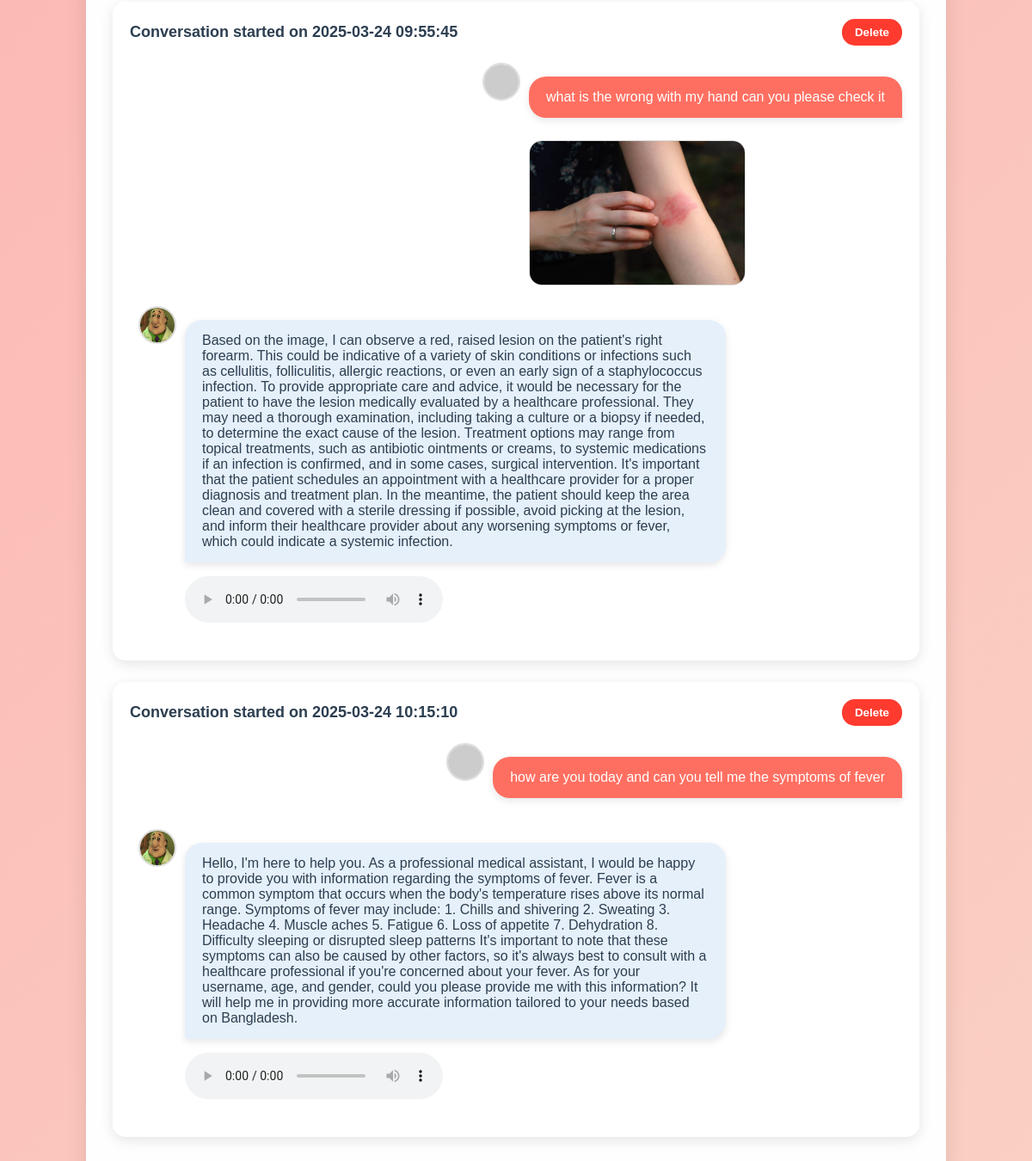
The app's page /history (signed in, lower part), older data.
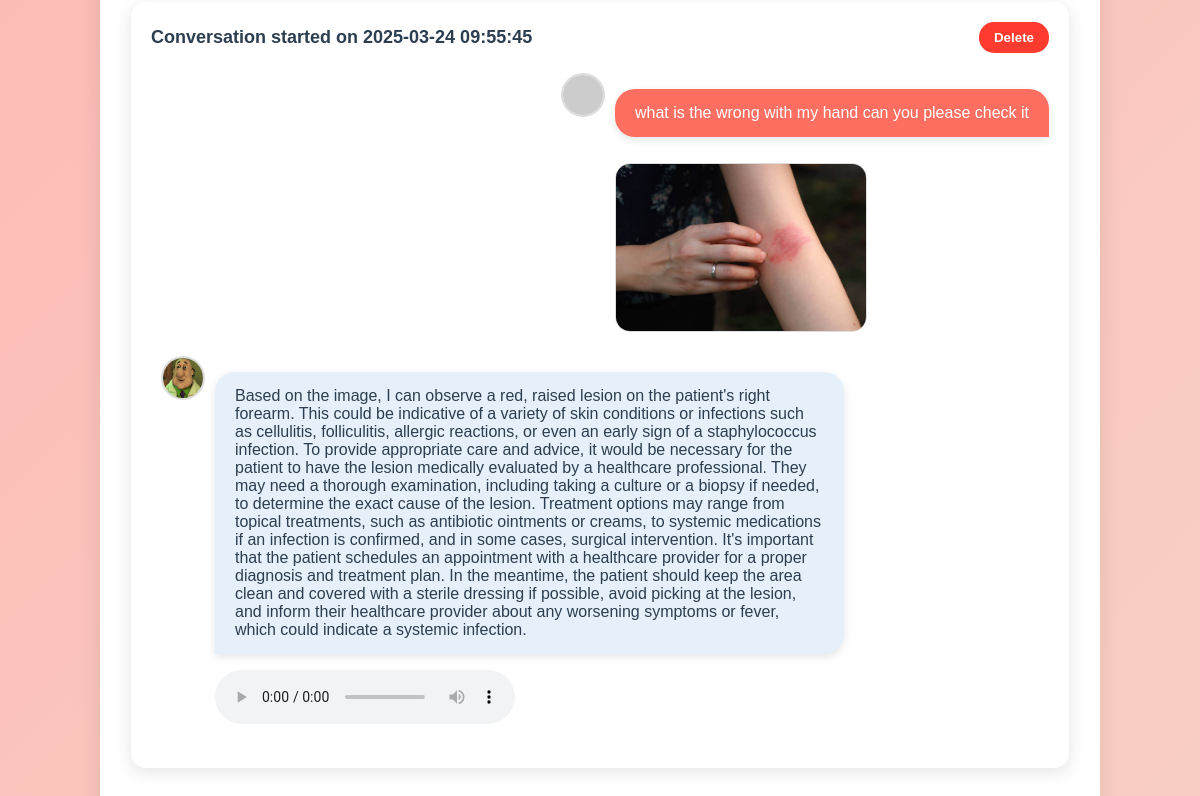
The same page, newer data.
### app/models.py (models this page shows, shortened)
class Conversation(db.Model):
    id = db.Column(db.Integer, primary_key=True)
    user_id = db.Column(db.Integer, db.ForeignKey('user.id'), nullable=False)
    start_time = db.Column(db.DateTime, default=datetime.utcnow)
    last_updated = db.Column(db.DateTime, default=datetime.utcnow, onupdate=datetime.utcnow)
    messages = db.relationship('Message', backref='conversation', lazy='dynamic', cascade='all, delete-orphan', order_by='Message.timestamp.asc()')

class Message(db.Model):
    id = db.Column(db.Integer, primary_key=True)
    conversation_id = db.Column(db.Integer, db.ForeignKey('conversation.id'), nullable=False)
    sender = db.Column(db.String(20), nullable=False)  # 'user' or 'doctor'
    text_content = db.Column(db.Text)
    image_path = db.Column(db.String(255))
    audio_path = db.Column(db.String(255))
    timestamp = db.Column(db.DateTime, default=datetime.utcnow)

### app/routes/main.py (the view)
@main_bp.route('/history')
@login_required
def history():
    conversations = Conversation.query.filter_by(user_id=current_user.id).order_by(Conversation.start_time.asc()).all()
    return render_template('history.html', conversations=conversations)

### app/models.py (called while the page is built)
@login_manager.user_loader
def load_user(id):
    return User.query.get(int(id))

### templates/history.html (shortened to what this page needs)
{% extends "base.html" %}
{% block content %}
    <div class="chat-window">
        {% for conversation in conversations %}
            <div class="conversation" data-conversation-id="{{ conversation.id }}">
                <div class="conversation-header">
                    <h3>Conversation started on {{ conversation.start_time.strftime('%Y-%m-%d %H:%M:%S') }}</h3>
                    <button class="delete-conversation" data-conversation-id="{{ conversation.id }}">Delete</button>
                </div>
                {% for message in conversation.messages %}
                    <div class="message {{ message.sender }}">
                        <img src="{{ url_for('static', filename='images/' + (message.sender + '-avatar.png')) }}" class="avatar" onerror="this.src='https://via.placeholder.com/40';">
                        <div class="message-content">
                            {% if message.text_content %}<p>{{ message.text_content }}</p>{% endif %}
                            {% if message.image_path %}
                                {% if message.image_path.endswith(('.png', '.jpg', '.jpeg', '.gif')) %}
                                    <img src="{{ message.image_path }}" class="uploaded-image">
                                {% elif message.image_path.endswith('.pdf') %}
                                    <a href="{{ message.image_path }}" target="_blank">View PDF: {{ message.image_path.split('/')[-1] }}</a>
                                {% endif %}
                            {% endif %}
                            {% if message.audio_path %}<audio controls src="{{ message.audio_path }}"></audio>{% endif %}
                        </div>
                    </div>
                {% endfor %}
            </div>
        {% endfor %}
    </div>
{% endblock %}

Row changes from the older to the newer data that the page shows:
removed Conversation: start_time "2025-03-24 10:15:10"
removed Message: text_content "how are you today and can you tell me the symptoms of fever", sender "user" (drawn), shown under "2025-03-24 10:15:10"
removed Message: sender (picture), text_content "Hello, I'm here to help you. As a professional medical assistant, I would be happy to provide you with information regarding the symptoms of fever. Fever is a common symptom that occurs when the body's temperature rises above its normal range. Symptoms of fever may include: 1. Chills and shivering 2. Sweating 3. Headache 4. Muscle aches 5. Fatigue 6. Loss of appetite 7. Dehydration 8. Difficulty sleeping or disrupted sleep patterns It's important to note that these symptoms can also be caused by other factors, so it's always best to consult with a healthcare professional if you're concerned about your fever. As for your username, age, and gender, could you please provide me with this…", shown under "2025-03-24 10:15:10"
